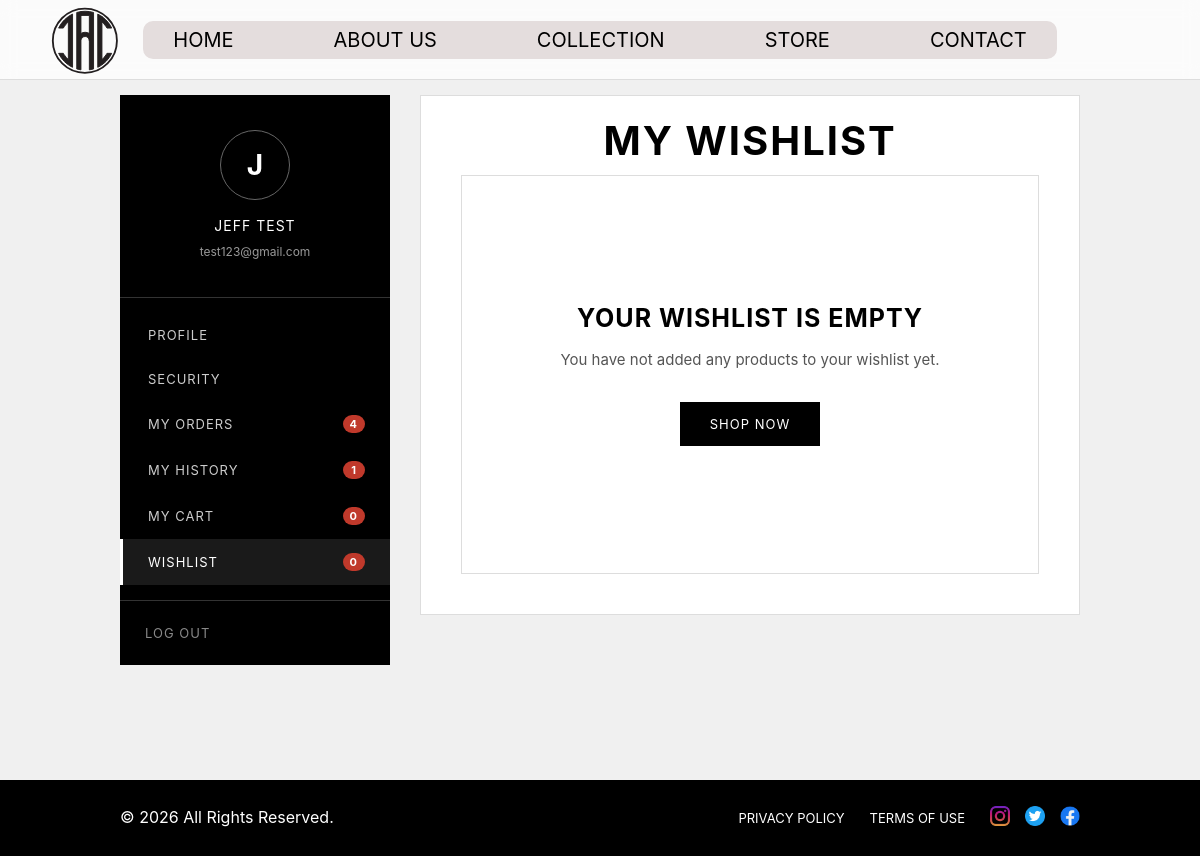
Page /user details/wishlist.php (signed in) on the committed database.
### tables this page shows
CREATE TABLE `users` (
  `id` int(11) NOT NULL,
  `first_name` varchar(100) NOT NULL,
  `last_name` varchar(100) NOT NULL,
  `email` varchar(255) NOT NULL,
  `password` varchar(255) NOT NULL,
  `phone` varchar(30) DEFAULT NULL,
  `address` varchar(255) DEFAULT NULL,
  `city` varchar(100) DEFAULT NULL,
  `province` varchar(100) DEFAULT NULL,
  `postal_code` varchar(20) DEFAULT NULL,
  `created_at` timestamp NOT NULL DEFAULT current_timestamp(),
  `last_login` datetime DEFAULT NULL
);

### user details/wishlist.php (the view, shortened to what this page needs)
<?php
require_once "../php/db.php";
 $is_logged_in = isset($_SESSION["user_id"]);
 $user_id = $is_logged_in
    ? (int) $_SESSION["user_id"]
    : 0;
 $user = null;
 $counts = ["orders" => 0, "history" => 0, "cart" => 0, "wishlist" => 0];
if ($is_logged_in) {
    $stmt = $conn->prepare("SELECT first_name, last_name, email FROM users WHERE id = ? LIMIT 1");
    $stmt->bind_param("i", $user_id);
    $stmt->execute();
    $user = $stmt->get_result()->fetch_assoc();
    function count_rows($conn, $sql, $uid) {
        $s = $conn->prepare($sql);
        $s->bind_param("i", $uid);
        $s->execute();
        $r = $s->get_result()->fetch_assoc();
        return (int) $r["c"];
    }
    $counts["orders"]   = count_rows($conn, "SELECT COUNT(*) AS c FROM orders WHERE user_id = ? AND status NOT IN ('Cancelled', 'Delivered', 'Completed')", $user_id);
    $counts["history"]  = count_rows($conn, "SELECT COUNT(*) AS c FROM orders WHERE user_id = ? AND status IN ('Cancelled', 'Delivered', 'Completed')", $user_id);
    $counts["cart"]     = count_rows($conn, "SELECT COUNT(*) AS c FROM cart_items INNER JOIN cart ON cart_items.cart_id = cart.id WHERE cart.user_id = ?", $user_id);
    $counts["wishlist"] = count_rows($conn, "SELECT COUNT(*) AS c FROM wishlist WHERE user_id = ?", $user_id);
}
 $result = null;
if ($is_logged_in) {
    $stmt = $conn->prepare("
        SELECT
            wishlist.id AS wishlist_id,
            products.id AS product_id,
            products.name,
            products.price,
            products.image
        FROM wishlist
        INNER JOIN products
            ON wishlist.product_id = products.id
        WHERE wishlist.user_id = ?
        ORDER BY wishlist.created_at DESC
    ");
    $stmt->bind_param("i", $user_id);
    $stmt->execute();
    $result = $stmt->get_result();
}
?>
<!DOCTYPE html>
<html lang="en">
<head>
    <link rel="stylesheet" href="../style.css">
    <link rel="stylesheet" href="../account.css">
</head>
<body>
<header>
    <a href="../index.php">
        <img src="../Images/Final LOGO.svg" alt="JAC Logo" class="logo">
    </a>
    <nav>
        <a href="../index.php#home">HOME</a>
        <a href="../index.php#about">ABOUT US</a>
        <a href="../index.php#collections">COLLECTION</a>
        <a href="../store.php">STORE</a>
        <a href="../index.php#contact">CONTACT</a>
    </nav>
</header>
<main class="account-page">
    <div class="account-layout">
        <aside class="account-sidebar">
            <div class="sidebar-user">
                <div class="sidebar-avatar">
                    <?php echo $is_logged_in ? strtoupper(substr($user["first_name"] ?? "J", 0, 1)) : "👤"; ?>
                </div>
                <p class="sidebar-name">
                    <?php echo $is_logged_in
                        ? strtoupper(htmlspecialchars(($user["first_name"] ?? "") . " " . ($user["last_name"] ?? "")))
                        : "GUEST"; ?>
                </p>
                <p class="sidebar-email">
                    <?php echo $is_logged_in ? htmlspecialchars($user["email"] ?? "") : "Not logged in"; ?>
                </p>
            </div>
            <nav class="sidebar-nav">
                <a href="my%20account.php?tab=profile">PROFILE</a>
                <a href="my%20account.php?tab=security">SECURITY</a>
                <a href="my%20order.php">
                    MY ORDERS <?php if ($is_logged_in): ?><span class="sidebar-count"><?php echo $counts["orders"]; ?></span><?php endif; ?>
                </a>
                <a href="my%20order.php?view=history">
                    MY HISTORY <?php if ($is_logged_in): ?><span class="sidebar-count"><?php echo $counts["history"]; ?></span><?php endif; ?>
                </a>
                <a href="my%20cart.php">
                    MY CART <?php if ($is_logged_in): ?><span class="sidebar-count"><?php echo $counts["cart"]; ?></span><?php endif; ?>
                </a>
                <a href="wishlist.php" class="active">
                    WISHLIST <?php if ($is_logged_in): ?><span class="sidebar-count"><?php echo $counts["wishlist"]; ?></span><?php endif; ?>
                </a>
            </nav>
            <div class="sidebar-logout">
                <?php if ($is_logged_in): ?>
                    <a href="../logout.php">LOG OUT</a>
                <?php else: ?>
                    <a href="../login.php">LOG IN</a>
                <?php endif; ?>
            </div>
        </aside>
        <div class="account-content">
        <div class="account-container">
            <h1>MY WISHLIST</h1>
            <?php if (!$is_logged_in): ?>
                <div class="logged-out-card">
                    <div class="logged-out-avatar">👤</div>
                    <h2>NOT LOGGED IN</h2>
                    <p>
                        Please log in to view your wishlist.
                        Don't have an account yet? Create one for free.
                    </p>
                    <div class="logged-out-actions">
                        <a href="../login.php">LOGIN</a>
                        <a href="../register.php" class="secondary">REGISTER</a>
                    </div>
                </div>
            <?php elseif ($result->num_rows === 0): ?>
                <div class="empty-orders">
                    <h2>YOUR WISHLIST IS EMPTY</h2>
                    <p>You have not added any products to your wishlist yet.</p>
                    <a href="../store.php" class="account-action">SHOP NOW</a>
                </div>
            <?php endif; ?>
        </div>
        </div>
    </div>
</main>
<footer>
    <div class="footer-bottom">
        <p>© 2026 All Rights Reserved.</p>
        <div class="footer-right">
            <a href="../legal/privacy.html">PRIVACY POLICY</a>
            <a href="../legal/terms.html">TERMS OF USE</a>
            <div class="footer-social">
                <a href="#"><img src="../images/instagram.png" alt="Instagram"></a>
                <a href="#"><img src="../images/twitter.png" alt="Twitter"></a>
                <a href="#"><img src="../images/facebook.png" alt="Facebook"></a>
            </div>
        </div>
    </div>
</footer>
</body>
</html>

### style.css (style rules this page uses)
html { scroll-behavior: smooth; }
body { font-family: Bakerville, Inter; background-color: rgb(240, 240, 240); color: black; }
header { height: 80px; display: flex; justify-content: center; align-items: center; padding: 0 50px; border-bottom: 1px solid #ddd; position: sticky; top: 0; z-index: 1000; background-color: rgba(255, 255, 255, 0.75); backdrop-filter: blur(8px); }
nav { display: flex; gap: 100px; padding: 7px 30px; background-color: #e4dddd; border-radius: 10px; }
nav a { position: relative; color: black; text-decoration: none; font-size: 20px; }
nav a::after { content: ''; position: absolute; left: 0; bottom: -5px; width: 0; height: 2px; background-color: black; transition: width 0.3s ease; }
.logo { position: absolute; left: 30px; top: -50px; width: 110px; height: auto; }
h2 { font-size: 40px; margin-bottom: 25px; }
p { line-height: 1.6; margin-bottom: 15px; }
footer { padding: 25px 10%; background-color: black; color: white; }
.footer-bottom { display: flex; align-items: center; justify-content: space-between; }
.footer-bottom p { margin: 0; }
.footer-right { display: flex; align-items: center; gap: 25px; }
.footer-right a { color: white; text-decoration: none; font-size: 13px; }
.footer-social { display: flex; align-items: center; gap: 15px; }
.footer-social img { width: 20px; height: 20px; object-fit: contain; }
.account-page, .orders-page, .cart-page, .wishlist-page { min-height: 700px; padding: 80px 10%; background-color: rgb(240, 240, 240); }
.account-container, .orders-container, .cart-container, .wishlist-container { width: 100%; max-width: 1100px; margin: 0 auto; }
.account-container h1, .orders-container h1, .cart-container h1, .wishlist-container h1 { text-align: center; font-size: 40px; letter-spacing: 2px; margin-bottom: 15px; }
.account-content { padding: 40px; background-color: white; border: 1px solid #ddd; }
.account-content h2 { font-size: 24px; letter-spacing: 1px; margin-bottom: 25px; }
.empty-orders, .empty-cart, .empty-wishlist { width: 100%; padding: 70px 30px; background-color: white; border: 1px solid #ddd; text-align: center; }
.empty-orders h2, .empty-cart h2, .empty-wishlist h2 { font-size: 25px; margin-bottom: 15px; }
.empty-orders p, .empty-cart p, .empty-wishlist p { font-size: 15px; color: #555; margin-bottom: 30px; }
.account-action, .shop-now { display: inline-block; padding: 14px 30px; background-color: black; color: white; text-decoration: none; font-size: 13px; letter-spacing: 1px; }

### account.css (style rules this page uses)
.account-layout { display: flex; gap: 30px; max-width: 1100px; margin: 0 auto; align-items: stretch; }
.account-sidebar { width: 270px; flex-shrink: 0; background-color: black; color: white; display: flex; flex-direction: column; }
.sidebar-user { padding: 35px 25px; text-align: center; border-bottom: 1px solid #333; }
.sidebar-avatar { width: 70px; height: 70px; margin: 0 auto 15px; border: 1px solid #666; border-radius: 50%; display: flex; align-items: center; justify-content: center; font-size: 28px; font-weight: bold; }
.sidebar-name { font-size: 14px; letter-spacing: 1px; margin-bottom: 5px; }
.sidebar-email { font-size: 12px; color: #999; margin: 0; word-break: break-all; }
.sidebar-nav { display: flex; flex-direction: column; padding: 15px 0; background: none; border-radius: 0; gap: 0; }
.sidebar-nav a { display: flex; align-items: center; justify-content: space-between; padding: 14px 25px; color: #ccc; text-decoration: none; font-size: 13px; letter-spacing: 1px; border-left: 3px solid transparent; }
.sidebar-nav a.active { color: white; background-color: #1a1a1a; border-left-color: white; }
.sidebar-count { min-width: 22px; padding: 2px 7px; border: none; border-radius: 20px; background-color: #c0392b; color: white; font-size: 11px; text-align: center; font-weight: bold; }
.sidebar-logout { border-top: 1px solid #333; padding: 10px 0; margin-top: auto; }
.sidebar-logout a { display: block; padding: 14px 25px; color: #888; text-decoration: none; font-size: 13px; letter-spacing: 1px; }
.account-content { flex: 1; min-width: 0; display: flex; flex-direction: column; padding: 20px 40px 40px; height: 520px; overflow-y: auto; overflow-x: hidden; }
.account-page, .cart-page { padding: 15px 10% 40px; }
.account-container { flex: 1; display: flex; flex-direction: column; min-height: 0; }
.account-container h1 { margin-bottom: 10px; }
.empty-cart, .empty-orders { flex: 1; display: flex; flex-direction: column; justify-content: center; align-items: center; padding: 30px; }

### rows in the picture
users: first_name "J", first_name+last_name "JEFF TEST", email "test123@gmail.com"

### other values in the picture
$counts["orders"] "4"
$counts["history"] "1"
$counts["cart"] "0"
$counts["wishlist"] "0"
